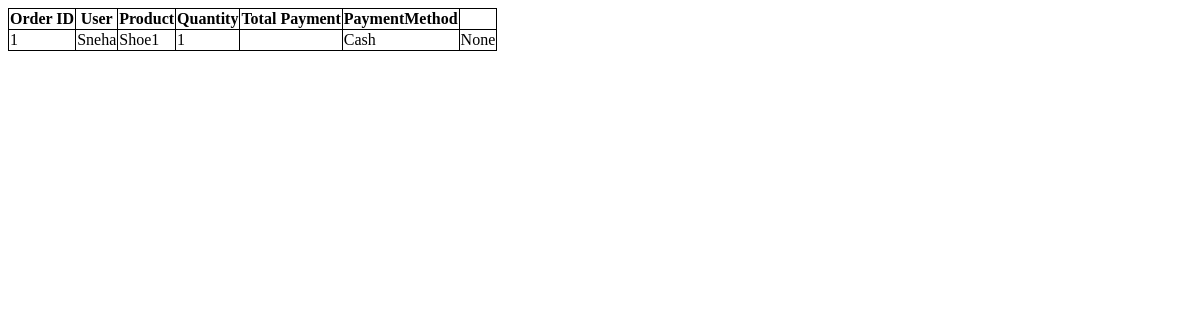
The page /allorders (signed in) on the database as committed earlier.
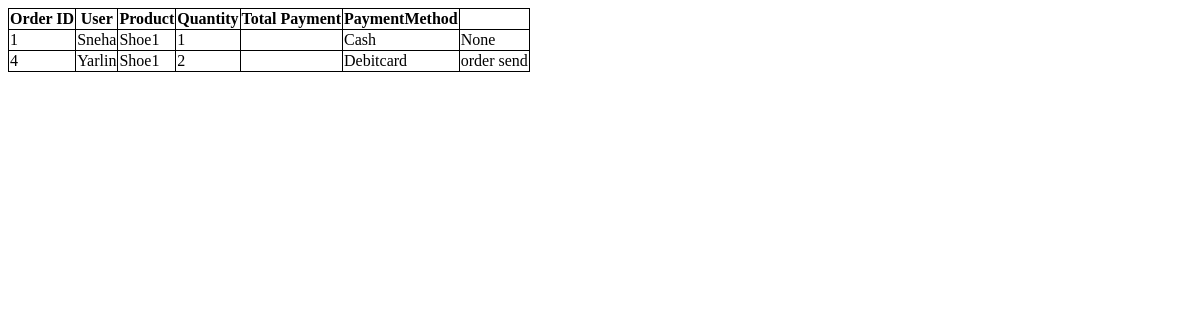
The same page on the database as committed later.
### app/models.py (models this page shows, shortened)
class Order(models.Model):
    user_id=models.ForeignKey(User,on_delete=models.CASCADE)
    cart_id=models.ForeignKey(Cart,on_delete=models.CASCADE)
    payment=models.IntegerField()
    paymentmethod=models.CharField(max_length=100)
    status=models.CharField(null=True,blank=True,max_length=100)

class User(models.Model):
    user_id=models.ForeignKey(CustomUser,on_delete=models.CASCADE)
    name=models.CharField(max_length=100)
    image=models.FileField(upload_to='media')
    address=models.CharField(max_length=100)
    email=models.CharField(max_length=100)
    phone=models.IntegerField()

class Cart(models.Model):
    product_id=models.ForeignKey(Product,on_delete=models.CASCADE)
    user_id=models.ForeignKey(User,on_delete=models.CASCADE)
    quantity=models.IntegerField(default=1,null=True,blank=True)

class Product(models.Model):
    product_id=models.ForeignKey(Company,on_delete=models.CASCADE)
    name=models.CharField(max_length=100)
    image=models.FileField(upload_to='media')
    description=models.CharField(max_length=100)
    price=models.IntegerField()
    catogory=models.CharField(null=True,blank=True,max_length=100)

### app/views.py (the view)
# urls.py: path('allorders',views.allorders,name='allorders'),
def allorders(request):
    data=CustomUser.objects.get(id=request.user.id)
    compani=Company.objects.get(company_id=data)
    order=Order.objects.filter(cart_id__product_id__product_id=compani)
    return render(request,'allorders.html',{'orders':order})

### templates/allorders.html (shortened to what this page needs)
<!DOCTYPE html>
<html lang="en">
<head>
</head>
<body>
    <table>
        <tr>
            <th>Order ID</th>
            <th>User</th>
            <th>Product</th>
            <th>Quantity</th>
            <th>Total Payment</th>
            <th>PaymentMethod</th>
        </tr>
        {% for i in orders %}
        <tr>
            <td>{{ i.id }}</td>
            <td>{{ i.user_id.name }}</td>
            <td>{{ i.cart_id.product_id.name }}</td>
            <td>{{ i.cart_id.quantity }}</td>
            <td>{{ i.cart_id.payment }}</td>
            <td>{{ i.paymentmethod }}</td>
            <td>{{i.status}}</td>
        </tr>
        {% endfor %}
    </table>
</body>
</html>

Rows that differ between the two databases and show on the page:
added Order: id "4", user_id.name "Yarlin", cart_id.product_id.name "Shoe1", cart_id.quantity "2", paymentmethod "Debitcard", status "order send"
